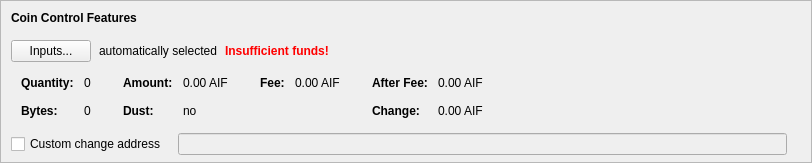
    <widget class="QFrame" name="frameCoinControl">
     <property name="sizePolicy">
      <sizepolicy hsizetype="Expanding" vsizetype="Expanding">
       <horstretch>0</horstretch>
       <verstretch>0</verstretch>
      </sizepolicy>
     </property>
     <property name="maximumSize">
      <size>
       <width>16777215</width>
       <height>16777215</height>
      </size>
     </property>
     <property name="frameShape">
      <enum>QFrame::StyledPanel</enum>
     </property>
     <property name="frameShadow">
      <enum>QFrame::Sunken</enum>
     </property>
     <layout class="QVBoxLayout" name="verticalLayoutCoinControl2">
      <property name="spacing">
       <number>0</number>
      </property>
      <property name="leftMargin">
       <number>0</number>
      </property>
      <property name="topMargin">
       <number>0</number>
      </property>
      <property name="rightMargin">
       <number>0</number>
      </property>
      <property name="bottomMargin">
       <number>6</number>
      </property>
      <item>
       <layout class="QVBoxLayout" name="verticalLayoutCoinControl" stretch="0,0,0,0,1">
        <property name="spacing">
         <number>0</number>
        </property>
        <property name="leftMargin">
         <number>10</number>
        </property>
        <property name="topMargin">
         <number>10</number>
        </property>
        <item>
         <layout class="QHBoxLayout" name="horizontalLayoutCoinControl1">
          <property name="bottomMargin">
           <number>15</number>
          </property>
          <item>
           <widget class="QLabel" name="labelCoinControlFeatures">
            <property name="sizePolicy">
             <sizepolicy hsizetype="Preferred" vsizetype="Maximum">
              <horstretch>0</horstretch>
              <verstretch>0</verstretch>
             </sizepolicy>
            </property>
            <property name="font">
             <font>
              <weight>75</weight>
              <bold>true</bold>
             </font>
            </property>
            <property name="styleSheet">
             <string notr="true">font-weight:bold;</string>
            </property>
            <property name="text">
             <string>Coin Control Features</string>
            </property>
           </widget>
          </item>
         </layout>
        </item>
        <item>
         <layout class="QHBoxLayout" name="horizontalLayoutCoinControl2" stretch="0,0,0,0">
          <property name="spacing">
           <number>8</number>
          </property>
          <property name="bottomMargin">
           <number>10</number>
          </property>
          <item>
           <widget class="QPushButton" name="pushButtonCoinControl">
            <property name="styleSheet">
             <string notr="true"/>
            </property>
            <property name="text">
             <string>Inputs...</string>
            </property>
            <property name="autoDefault">
             <bool>false</bool>
            </property>
           </widget>
          </item>
          <item>
           <widget class="QLabel" name="labelCoinControlAutomaticallySelected">
            <property name="text">
             <string>automatically selected</string>
            </property>
            <property name="margin">
             <number>5</number>
            </property>
           </widget>
          </item>
          <item>
           <widget class="QLabel" name="labelCoinControlInsuffFunds">
            <property name="font">
             <font>
              <weight>75</weight>
              <bold>true</bold>
             </font>
            </property>
            <property name="styleSheet">
             <string notr="true">color:red;font-weight:bold;</string>
            </property>
            <property name="text">
             <string>Insufficient funds!</string>
            </property>
            <property name="margin">
             <number>5</number>
            </property>
           </widget>
          </item>
          <item>
           <spacer name="horizontalSpacerCoinControl">
            <property name="orientation">
             <enum>Qt::Horizontal</enum>
            </property>
            <property name="sizeHint" stdset="0">
             <size>
              <width>40</width>
              <height>1</height>
             </size>
            </property>
           </spacer>
          </item>
         </layout>
        </item>
        <item>
         <widget class="QWidget" name="widgetCoinControl" native="true">
          <property name="sizePolicy">
           <sizepolicy hsizetype="Preferred" vsizetype="Preferred">
            <horstretch>0</horstretch>
            <verstretch>0</verstretch>
           </sizepolicy>
          </property>
          <property name="minimumSize">
           <size>
            <width>0</width>
            <height>0</height>
           </size>
          </property>
          <property name="styleSheet">
           <string notr="true"/>
          </property>
          <layout class="QHBoxLayout" name="horizontalLayoutCoinControl5">
           <property name="leftMargin">
            <number>0</number>
           </property>
           <property name="topMargin">
            <number>0</number>
           </property>
           <property name="rightMargin">
            <number>0</number>
           </property>
           <property name="bottomMargin">
            <number>0</number>
           </property>
           <item>
            <layout class="QHBoxLayout" name="horizontalLayoutCoinControl3" stretch="0,0,0,1">
             <property name="spacing">
              <number>20</number>
             </property>
             <property name="topMargin">
              <number>0</number>
             </property>
             <property name="bottomMargin">
              <number>10</number>
             </property>
             <item>
              <layout class="QFormLayout" name="formLayoutCoinControl1">
               <property name="horizontalSpacing">
                <number>10</number>
               </property>
               <property name="verticalSpacing">
                <number>14</number>
               </property>
               <property name="leftMargin">
                <number>10</number>
               </property>
               <property name="topMargin">
                <number>4</number>
               </property>
               <property name="rightMargin">
                <number>6</number>
               </property>
               <item row="0" column="0">
                <widget class="QLabel" name="labelCoinControlQuantityText">
                 <property name="font">
                  <font>
                   <weight>75</weight>
                   <bold>true</bold>
                  </font>
                 </property>
                 <property name="text">
                  <string>Quantity:</string>
                 </property>
                 <property name="margin">
                  <number>0</number>
                 </property>
                </widget>
               </item>
               <item row="0" column="1">
                <widget class="QLabel" name="labelCoinControlQuantity">
                 <property name="cursor">
                  <cursorShape>IBeamCursor</cursorShape>
                 </property>
                 <property name="contextMenuPolicy">
                  <enum>Qt::ActionsContextMenu</enum>
                 </property>
                 <property name="text">
                  <string notr="true">0</string>
                 </property>
                 <property name="margin">
                  <number>0</number>
                 </property>
                 <property name="textInteractionFlags">
                  <set>Qt::LinksAccessibleByMouse|Qt::TextSelectableByKeyboard|Qt::TextSelectableByMouse</set>
                 </property>
                </widget>
               </item>
               <item row="1" column="0">
                <widget class="QLabel" name="labelCoinControlBytesText">
                 <property name="font">
                  <font>
                   <weight>75</weight>
                   <bold>true</bold>
                  </font>
                 </property>
                 <property name="text">
                  <string>Bytes:</string>
                 </property>
                </widget>
               </item>
               <item row="1" column="1">
                <widget class="QLabel" name="labelCoinControlBytes">
                 <property name="cursor">
                  <cursorShape>IBeamCursor</cursorShape>
                 </property>
                 <property name="contextMenuPolicy">
                  <enum>Qt::ActionsContextMenu</enum>
                 </property>
                 <property name="text">
                  <string notr="true">0</string>
                 </property>
                 <property name="textInteractionFlags">
                  <set>Qt::LinksAccessibleByMouse|Qt::TextSelectableByKeyboard|Qt::TextSelectableByMouse</set>
                 </property>
                </widget>
               </item>
              </layout>
             </item>
             <item>
              <layout class="QFormLayout" name="formLayoutCoinControl2">
               <property name="horizontalSpacing">
                <number>10</number>
               </property>
               <property name="verticalSpacing">
                <number>14</number>
               </property>
               <property name="leftMargin">
                <number>6</number>
               </property>
               <property name="topMargin">
                <number>4</number>
               </property>
               <property name="rightMargin">
                <number>6</number>
               </property>
               <item row="0" column="0">
                <widget class="QLabel" name="labelCoinControlAmountText">
                 <property name="font">
                  <font>
                   <weight>75</weight>
                   <bold>true</bold>
                  </font>
                 </property>
                 <property name="text">
                  <string>Amount:</string>
                 </property>
                 <property name="margin">
                  <number>0</number>
                 </property>
                </widget>
               </item>
               <item row="0" column="1">
                <widget class="QLabel" name="labelCoinControlAmount">
                 <property name="cursor">
                  <cursorShape>IBeamCursor</cursorShape>
                 </property>
                 <property name="contextMenuPolicy">
                  <enum>Qt::ActionsContextMenu</enum>
                 </property>
                 <property name="text">
                  <string notr="true">0.00 AIF</string>
                 </property>
                 <property name="textInteractionFlags">
                  <set>Qt::LinksAccessibleByMouse|Qt::TextSelectableByKeyboard|Qt::TextSelectableByMouse</set>
                 </property>
                </widget>
               </item>
               <item row="1" column="0">
                <widget class="QLabel" name="labelCoinControlLowOutputText">
                 <property name="font">
                  <font>
                   <weight>75</weight>
                   <bold>true</bold>
                  </font>
                 </property>
                 <property name="text">
                  <string>Dust:</string>
                 </property>
                </widget>
               </item>
               <item row="1" column="1">
                <widget class="QLabel" name="labelCoinControlLowOutput">
                 <property name="cursor">
                  <cursorShape>IBeamCursor</cursorShape>
                 </property>
                 <property name="contextMenuPolicy">
                  <enum>Qt::ActionsContextMenu</enum>
                 </property>
                 <property name="text">
                  <string notr="true">no</string>
                 </property>
                 <property name="textInteractionFlags">
                  <set>Qt::LinksAccessibleByMouse|Qt::TextSelectableByKeyboard|Qt::TextSelectableByMouse</set>
                 </property>
                </widget>
               </item>
              </layout>
             </item>
             <item>
              <layout class="QFormLayout" name="formLayoutCoinControl3">
               <property name="horizontalSpacing">
                <number>10</number>
               </property>
               <property name="verticalSpacing">
                <number>14</number>
               </property>
               <property name="leftMargin">
                <number>6</number>
               </property>
               <property name="topMargin">
                <number>4</number>
               </property>
               <property name="rightMargin">
                <number>6</number>
               </property>
               <item row="0" column="0">
                <widget class="QLabel" name="labelCoinControlFeeText">
                 <property name="font">
                  <font>
                   <weight>75</weight>
                   <bold>true</bold>
                  </font>
                 </property>
                 <property name="text">
                  <string>Fee:</string>
                 </property>
                 <property name="margin">
                  <number>0</number>
                 </property>
                </widget>
               </item>
               <item row="0" column="1">
                <widget class="QLabel" name="labelCoinControlFee">
                 <property name="cursor">
                  <cursorShape>IBeamCursor</cursorShape>
                 </property>
                 <property name="contextMenuPolicy">
                  <enum>Qt::ActionsContextMenu</enum>
                 </property>
                 <property name="text">
                  <string notr="true">0.00 AIF</string>
                 </property>
                 <property name="textInteractionFlags">
                  <set>Qt::LinksAccessibleByMouse|Qt::TextSelectableByKeyboard|Qt::TextSelectableByMouse</set>
                 </property>
                </widget>
               </item>
              </layout>
             </item>
             <item>
              <layout class="QFormLayout" name="formLayoutCoinControl4">
               <property name="horizontalSpacing">
                <number>10</number>
               </property>
               <property name="verticalSpacing">
                <number>14</number>
               </property>
               <property name="leftMargin">
                <number>6</number>
               </property>
               <property name="topMargin">
                <number>4</number>
               </property>
               <property name="rightMargin">
                <number>6</number>
               </property>
               <item row="0" column="0">
                <widget class="QLabel" name="labelCoinControlAfterFeeText">
                 <property name="font">
                  <font>
                   <weight>75</weight>
                   <bold>true</bold>
                  </font>
                 </property>
                 <property name="text">
                  <string>After Fee:</string>
                 </property>
                 <property name="margin">
                  <number>0</number>
                 </property>
                </widget>
               </item>
               <item row="0" column="1">
                <widget class="QLabel" name="labelCoinControlAfterFee">
                 <property name="cursor">
                  <cursorShape>IBeamCursor</cursorShape>
                 </property>
                 <property name="contextMenuPolicy">
                  <enum>Qt::ActionsContextMenu</enum>
                 </property>
                 <property name="text">
                  <string notr="true">0.00 AIF</string>
                 </property>
                 <property name="textInteractionFlags">
                  <set>Qt::LinksAccessibleByMouse|Qt::TextSelectableByKeyboard|Qt::TextSelectableByMouse</set>
                 </property>
                </widget>
               </item>
               <item row="1" column="0">
                <widget class="QLabel" name="labelCoinControlChangeText">
                 <property name="font">
                  <font>
                   <weight>75</weight>
                   <bold>true</bold>
                  </font>
                 </property>
                 <property name="text">
                  <string>Change:</string>
                 </property>
                </widget>
               </item>
               <item row="1" column="1">
                <widget class="QLabel" name="labelCoinControlChange">
                 <property name="cursor">
                  <cursorShape>IBeamCursor</cursorShape>
                 </property>
                 <property name="contextMenuPolicy">
                  <enum>Qt::ActionsContextMenu</enum>
                 </property>
                 <property name="text">
                  <string notr="true">0.00 AIF</string>
                 </property>
                 <property name="textInteractionFlags">
                  <set>Qt::LinksAccessibleByMouse|Qt::TextSelectableByKeyboard|Qt::TextSelectableByMouse</set>
                 </property>
                </widget>
               </item>
              </layout>
             </item>
            </layout>
           </item>
          </layout>
         </widget>
        </item>
        <item>
         <layout class="QHBoxLayout" name="horizontalLayoutCoinControl4" stretch="0,0,0">
          <property name="spacing">
           <number>12</number>
          </property>
          <property name="sizeConstraint">
           <enum>QLayout::SetDefaultConstraint</enum>
          </property>
          <property name="topMargin">
           <number>5</number>
          </property>
          <property name="rightMargin">
           <number>5</number>
          </property>
          <item>
           <widget class="QCheckBox" name="checkBoxCoinControlChange">
            <property name="toolTip">
             <string>If this is activated, but the change address is empty or invalid, change will be sent to a newly generated address.</string>
            </property>
            <property name="text">
             <string>Custom change address</string>
            </property>
           </widget>
          </item>
          <item>
           <widget class="QValidatedLineEdit" name="lineEditCoinControlChange">
            <property name="enabled">
             <bool>false</bool>
            </property>
            <property name="sizePolicy">
             <sizepolicy hsizetype="Expanding" vsizetype="Fixed">
              <horstretch>0</horstretch>
              <verstretch>0</verstretch>
             </sizepolicy>
            </property>
           </widget>
          </item>
          <item>
           <widget class="QLabel" name="labelCoinControlChangeLabel">
            <property name="sizePolicy">
             <sizepolicy hsizetype="Preferred" vsizetype="Expanding">
              <horstretch>0</horstretch>
              <verstretch>0</verstretch>
             </sizepolicy>
            </property>
            <property name="minimumSize">
             <size>
              <width>0</width>
              <height>0</height>
             </size>
            </property>
            <property name="text">
             <string/>
            </property>
            <property name="margin">
             <number>3</number>
            </property>
           </widget>
          </item>
         </layout>
        </item>
        <item>
         <spacer name="verticalSpacerCoinControl">
          <property name="orientation">
           <enum>Qt::Vertical</enum>
          </property>
          <property name="sizeHint" stdset="0">
           <size>
            <width>800</width>
            <height>1</height>
           </size>
          </property>
         </spacer>
        </item>
       </layout>
      </item>
     </layout>
    </widget>
